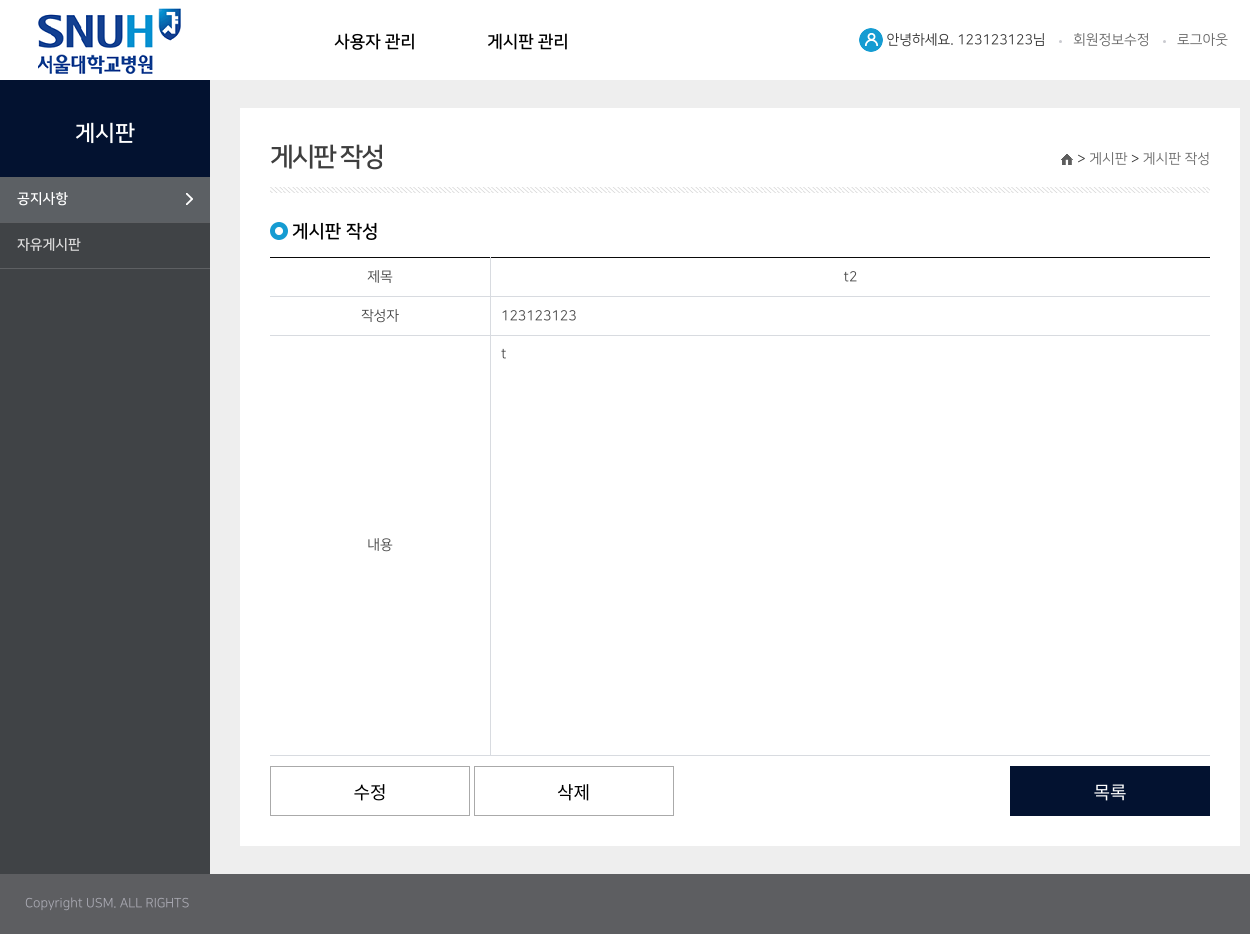
/board/read?bid=2 (signed in), run on the app's committed database.
### app/models/auth_model.py (models this page shows)
class Auth(db.Model):
    id = db.Column(db.String(30), ForeignKey('account.id'), primary_key=True, nullable=False)
    role = db.Column(db.String(15), primary_key=True, nullable=False)
    user = db.relationship('Account', backref=db.backref('auth_set'))

### app/models/account_model.py (models this page shows)
class Account(db.Model):
    id = db.Column(db.String(30), primary_key=True, nullable=False)
    password = db.Column(db.String(60), nullable=False)
    email = db.Column(db.String(50), unique=True, nullable=False)
    name = db.Column(db.String(30), nullable=False)
    hospital = db.Column(db.String(1), nullable=False)
    created_date = db.Column(db.DateTime(), nullable=False, default=func.now())
    modified_date = db.Column(db.DateTime(), nullable=False, default=func.now())

### app/models/board_model.py (models this page shows)
class Board(db.Model):
    board_id = db.Column(db.Integer, primary_key=True, nullable=False, autoincrement=True)
    title = db.Column(db.String(50), nullable=False)
    writer = db.Column(db.String(30), db.ForeignKey('account.id', ondelete='CASCADE'), nullable=False)
    writer_obj = db.relationship('Account')
    attachment = db.Column(db.String(87), nullable=True)
    content = db.Column(db.String(1000), nullable=False)
    created_date = db.Column(db.DateTime(), nullable=False, default=func.now())
    modified_date = db.Column(db.DateTime(), nullable=False, default=func.now())

### app/views/board_views.py (the view)
@bp.route('/read')
@login_required
@has_role('ROLE_DOCTOR', 'ROLE_ADMIN')
def read():
    board_id = request.args.get('bid')
    board = board_service.read(board_id)
    if board:
        return render_template('board/board_read.html', board=board)
    else:
        return redirect(url_for('board._list'))

### app/dao/account_dao.py (called while the page is built)
def find_one(username):
    return Account.query.get(username)

### app/dao/board_dao.py (called while the page is built)
def find_one(board_id):
    result = {}
    try:
        result['board'] = Board.query.get(board_id)
    except Exception as e:
        result['error_msg'] = ErrorMessage.UNKNOWN_ERROR
        print(traceback.format_exc())
    return result

### app/service/account_service.py (called while the page is built)
def get_user(username):
    return find_one(username)

### app/service/board_service.py (called while the page is built)
def read(board_id):
    result = find_one(board_id)
    return result.get('board')

### app/views/account_views.py (called while the page is built)
@bp.before_app_request
def load_logged_in_user():
    user_id = session.get('user_id')
    if '/static/' not in request.path:
        if user_id is None:
            g.user = None
        else:
            g.user = account_service.get_user(user_id)

### templates/board/board_read.html (shortened to what this page needs)
<!DOCTYPE html>
<html lang="en">
<head>
<link rel="stylesheet" type="text/css" href="{{ url_for('static', filename='css/normalize.css')}}">
<link rel="stylesheet" type="text/css" href="{{ url_for('static', filename='css/layout.css')}}">
<link rel="stylesheet" type="text/css" href="{{ url_for('static', filename='css/font.css')}}">
</head>
<body>
	<div id="wrapper">
        {% include "include/header/header.html" %}
		<div id="contentsWrap">
            {% include "include/navigation_bar/lnb_board.html" %}
			<div id="container">
				<div class="location">
					<span class="home"><a href="#"><img src="{{ url_for('static', filename='img/layout/ico_home.png')}}"
                                                        alt="홈"></a></span>
					<span class="arrow">&gt;</span>
					<a href="#"> <span class="first">게시판</span></a>
					<span class="arrow">&gt;</span>
					<a href="#"> <span>게시판 작성</span></a>
				</div>
				<h3 id="contTi">게시판 작성</h3>
				<div id="txt">
					<h4>게시판 작성</h4>
					<table class="tbl_basic" style="table-layout:fixed;">
		                <tbody>
							<tr>
								<td class="trw" width="200">제목</td>
								<td>
                                    {{ board.title }}
								</td>
							</tr>
							<tr>
								<td class="trw" width="200">작성자</td>
								<td style="text-align: left;">
                                    {{ board.writer }}
								</td>
							</tr>
							<tr>
								<td class="trw" width="200" height="400">내용</td>
								<td style="text-align: left; vertical-align: top;">
									{{ board.content }}
								</td>
							</tr>
		                </tbody>
		            </table>
                    {% if(board.writer == g.user.id) %}
					<input type="button" value="수정" id="modifyBtn" class="subbtn3">
					<input type="button" value="삭제" id="deleteBtn" class="subbtn3">
                    {% endif %}
					<span class="rightButton" >
						<button type="button" id="listBtn" class="mainbtn">목록</button>
					</span>
				</div>
			</div>
		</div>
        {% include "include/footer/footer.html" %}
	</div>
</body>
</html>

### templates/include/header/header.html
		<div id="headerWrap">
			<div id="header">
				<h1 id="logo"><a href="#"><img src="{{ url_for('static', filename='img/layout/logo.png')}}"
                                               alt="서울대학교 병원" /></a></h1>
                {% include "include/navigation_bar/gnb.html" %}
				<div id="globalWrap">
					<ul class="global">
						<li>안녕하세요. {{ g.user.id }}님</li>
						<li><a href="{{ url_for('account.modify') }}"> 회원정보수정</a></li>
						<li><a href="{{ url_for('index.logout') }}"> 로그아웃</a></li>
					</ul>
				</div>
			</div>
		</div>

### templates/include/navigation_bar/gnb.html (shortened to what this page needs)
				<div id="gnbWrap">
					<div id="gnb">
						<ul class="menu">
                        {% for role in g.user.auth_set %}
                            {% if role.role == 'ROLE_ADMIN' %}
							<li><a href="#">사용자 관리</a>
							</li>
                            {% endif %}
                        {% endfor %}
							<li><a href="#">게시판 관리</a>
							</li>
						</ul>
					 </div>
			 	</div>

### static/css/layout.css (style rules this page uses)
#wrapper { width:100%; background:#eeeeee }
#headerWrap { width:100%;height:80pxpx;position:relative;background:#fff; }
#header { position:relative;width:1240px;height:80px;z-index: 10000; }
#header #globalWrap { position:absolute;right: 0;top: 30px; }
#header #globalWrap .global { margin:0; }
#header #globalWrap .global li { position: relative;display:inline-block;padding: 0 12px; }
#header #globalWrap .global li:before { position: absolute;top: 50%;left: -2px;width: 3px;height: 3px;content: "";margin-top: -1px;border-radius: 50%;background-color: #c9cacf; }
#header #globalWrap .global li:first-child:before { display:none; }
#header #globalWrap .global li a { color:#666; }
#header #globalWrap .global li:first-child:after { position:absolute; top:-2px; left:-16px;width:24px; height:24px; background:#fff url(../img/layout/ico_admin.png); content:""; }
#header #logo { position: absolute;top:8px;left:20px;z-index: 999; }
#header #gnbWrap { position:relative;height: 75px; }
#header #gnbWrap #gnb { position: absolute;left:300px;top:22px;line-height:17px; }
#header #gnbWrap #gnb .menu li { float:left;width:150px;margin-right:3px; }
#header #gnbWrap #gnb .menu li a { width:150px; height:40px;font-size:17px;line-height:40px;color:#000; font-weight:600; display:block; background:#fff; }
#header #gnbWrap #gnb .menu > li > a { text-align: center; }
#contentsWrap { overflow:hidden;position: relative; width:1240px;padding: 28px 0; }
#container { position:relative; margin-left: 240px;padding:30px;background: #fff;line-height:1em;height:auto; }
#container .location { position:absolute;top:45px;right:30px;height:15px;line-height:9px; }
#container h3#contTi { position: relative;margin-bottom: 40px;font-size:26px;font-weight:600;color:#3e3e3e;line-height:40px;letter-spacing: -2px; }
#container h3#contTi:after { width: 100%;height: 6px;position: absolute;bottom: -15px;left: 0;background: url(../img/layout/contTi_line.png) repeat-x; content:""; }
#container #txt { margin:0;padding:0;min-height: 540px; }
#container #txt h4 { position:relative;margin-top: 30px;margin-bottom:10px;padding-left:22px;padding-top:0;background: url(../img/layout/h4_bul.png) no-repeat left 4px;font-family: 'nsr','Malgun Gothic';font-size: 18px;line-height: 160%;font-weight: 600;color: #000; }
#container #txt h4:first-child { margin-top:0; }
.tbl_basic { display:table;margin-bottom:10px;width:100%;border-top:1px solid transparent;border-bottom:1px solid transparent;border-collapse:separate;border-collapse:collapse }
.tbl_basic th, .tbl_basic td { padding:10px;border-left:1px solid transparent;border-bottom:1px solid transparent;margin-left:-1px;vertical-align:middle;word-wrap:break-word;word-break:keep-all;color:#464646;text-align: center;line-height: 18px }
.tbl_basic th:first-child, .tbl_basic td:first-child { border-left:none }
.tbl_basic th.trw, .tbl_basic td.trw { border-right:1px solid #d8dbe0; }
.tbl_basic { border-top-color:#0a0a0a;border-bottom-color:#ddd; }
.tbl_basic th, .tbl_basic td { border-left-color:#d8dbe0;border-bottom-color:#d8dbe0; background: #fff; }
.mainbtn { width:200px;height:50px;font-size:18px; font-weight:400;cursor:pointer; text-align:center; color:#fff; border:none; border-radius:0; background-color: #031230; -webkit-appearance:none; }
.subbtn3 { width:200px;height:50px;font-size:18px; font-weight:400;cursor:pointer; text-align:center; color:#000000; border:solid 1px #aaaaaa; border-radius:0; background-color: #ffffff; -webkit-appearance:none; }
.rightButton { float:right; }

### data on the page
Account: user.id "123123123"
Board: title "t2", writer "123123123", content "t"
